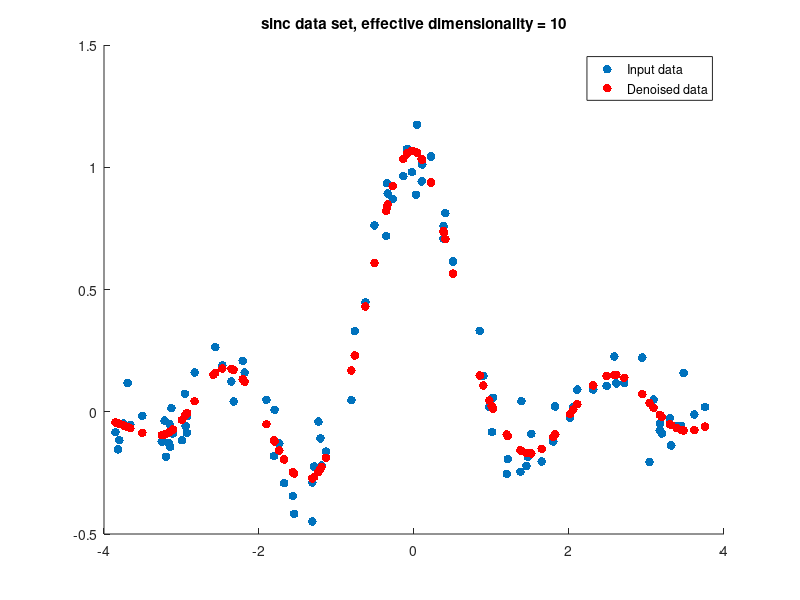
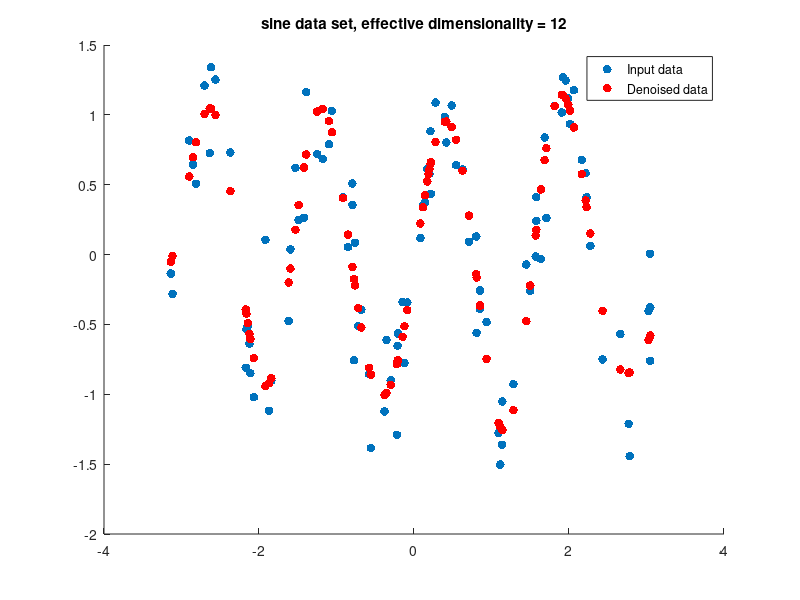

Write the MATLAB code that produced these figures, in order.
function sheet07

%
% SINC DATA
%
figure(1)

% generate some data
[X, Y] = sincdata(100, 0.1);

% generate the kernel matrix
K = rbfkern(0.1, X);
 
% Run rde
[D, Yh] = rde(K, Y);

% plot the data
plot_fit(X, Y, Yh);
title(sprintf('sinc data set, effective dimensionality = %d', D));

%
% SINE DATA
%
figure(2)

% generate some data
[X, Y] = sinedata(100, 4);

% generate the kernel matrix
K = rbfkern(0.1, X);
 
% Run rde
[D, Yh] = rde(K, Y);

% plot the data
plot_fit(X, Y, Yh);
title(sprintf('sine data set, effective dimensionality = %d', D));

end

function K = rbfkern(w, X)
N = size(X, 1);
XX = sum(X.*X, 2);
D = repmat(XX, 1, N) + repmat(XX', N, 1) - 2 * X * X';
K = exp(-D/(2*w));

end

%%%%%%%%%%%%%%%%%%%%%%%%%%%%%%%%%%%%%%%%%%%%%%%%%%%%%%%%%%%%%%%%%%%%%%
%
% Insert your solutions below
%
%
% Authors: 
%   Kay Fleischmann, 352247
%   Till Rohrmann, 343756

function [X, Y] = sincdata(N, r)
    a = -4;
    b = 4;
    X = rand(N,1)*(b-a)+a;
    Y = sin(pi*X)./(pi*X) + r*randn(N,1);
end

function [X, Y] = sinedata(N, K)
    a = -pi;
    b = pi;
    X = rand(N,1)*(b-a)+a;
    Y = sin(K*X)+0.3*randn(N,1);
end

function [D, Yh] = rde(K, Y)
    n = size(K,1);
    drange = (1:floor(n/2.))';
    
    [eigenvectors, eigenvalues] = eig(K);
    eigenvalues = diag(eigenvalues);
    
    % sort eigenvectors in descending order
    [~,idx] = sort(-eigenvalues);
    eigenvectors = eigenvectors(:,idx);
    
    S = eigenvectors'*Y;
    SS = S.*S;
    pSS = cumsum(SS);
    pSS = pSS(1:floor(n/2.));
    rpSS = cumsum(flipud(SS));
    rpSS = flipud(rpSS(floor(n/2.):n-1));
    ML=(drange/n).*log(pSS./drange) + (n-drange)/n.*log(1./(n-drange).*rpSS);
    
    [~,D] = min(ML);
    
    Yh = eigenvectors(:,1:D)*(eigenvectors(:,1:D)'*Y);
end

function plot_fit(X, Y, Yh)
    hold on;
    scatter(X,Y,40,'fill');
    scatter(X,Yh,40,'r','fill');
    legend('Input data','Denoised data');
    hold off;
end